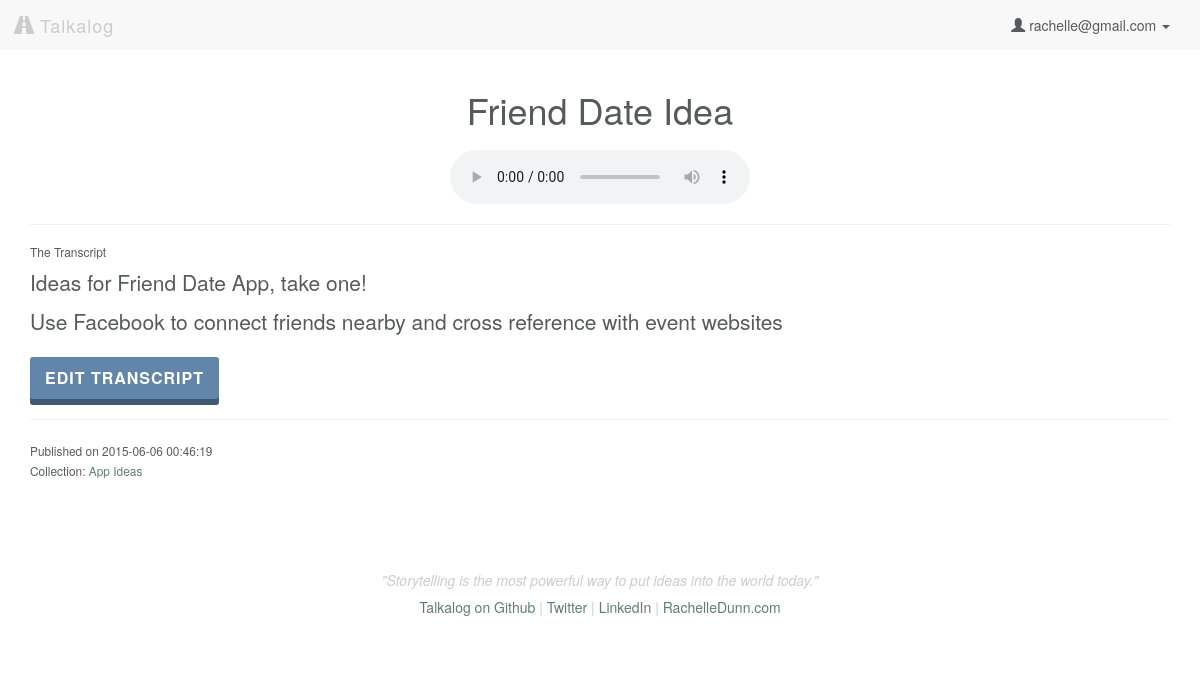
Page /listen/14 (signed in) on the earlier database version.
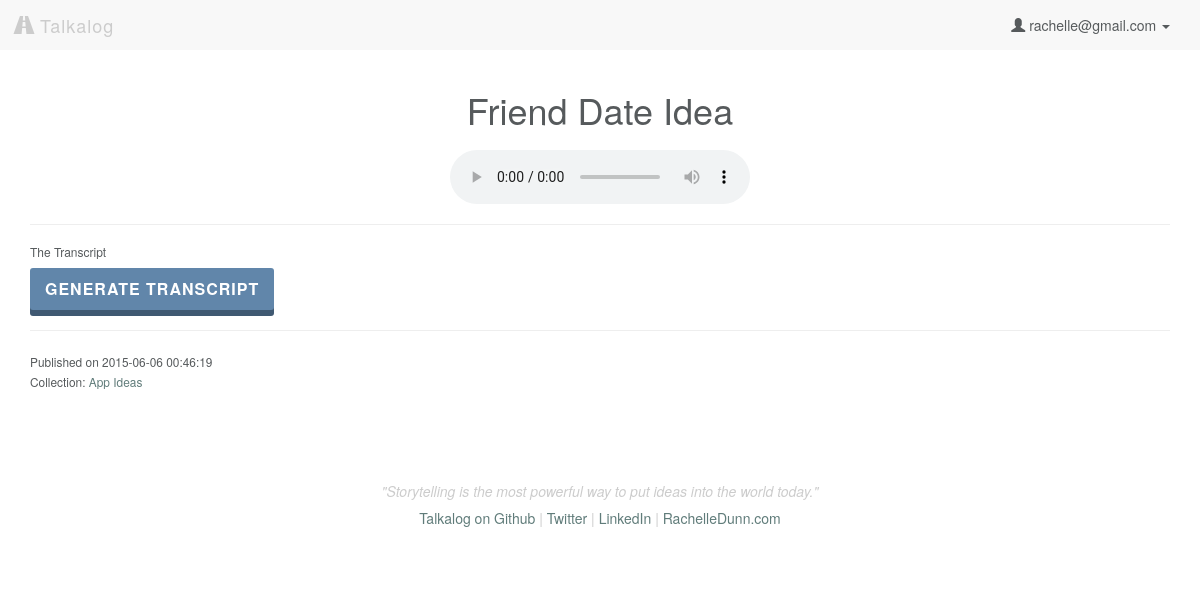
Same page on the later database version.
### model.py (models this page shows, shortened)
class User(db.Model):
    __tablename__ = "Users"
    id = db.Column(db.Integer, autoincrement=True, primary_key=True)
    email = db.Column(db.String(100), nullable=False)
    password = db.Column(db.String(50), nullable=False)
    first_name = db.Column(db.String(50), nullable=False)
    last_name = db.Column(db.String(50), nullable=False)
    tel = db.Column(db.String, nullable=False)

class Upload(db.Model):
    __tablename__ = "Uploads"
    id = db.Column(db.Integer, autoincrement=True, primary_key=True)
    user_id = db.Column(db.Integer, db.ForeignKey('Users.id'), nullable=False)
    title = db.Column(db.String, nullable=False, default=db.func.now())
    path = db.Column(db.String(50))
    mimetype = db.Column(db.String(50), default='wav') # wav, jpg, mp3
    datetime = db.Column(db.DateTime, default=db.func.now(), onupdate=db.func.now()) # set datetime to current timestamp
    transcript = db.Column(db.Text)
    user = db.relationship("User", backref=db.backref("uploads", order_by=id))

class CollectionsUploads(db.Model):
    __tablename__ = "CollectionsUploads"
    id = db.Column(db.Integer, autoincrement=True, primary_key=True)
    collection_id = db.Column(db.Integer, db.ForeignKey('Collections.id'), nullable=False)
    upload_id = db.Column(db.Integer, db.ForeignKey('Uploads.id'), nullable=False)
    collection = db.relationship("Collection", backref=db.backref("collectionsuploads", order_by=id))
    upload = db.relationship("Upload", backref=db.backref("collectionsuploads", order_by=id))
    def __repr__(self):
        return "<CollectionsUploads id: %s collection_id: %s upload_id: %s>" % (
        self.id, self.collection_id, self.upload_id)

class Collection(db.Model):
    __tablename__ = "Collections"
    id = db.Column(db.Integer, autoincrement=True, primary_key=True)
    user_id = db.Column(db.Integer, db.ForeignKey('Users.id'), nullable=False)
    title = db.Column(db.String, nullable=False, default='Untitled Collection')
    user = db.relationship("User", backref=db.backref("collections", order_by=id))
    def __repr__(self):
        return "<Collection id: %s user_id: %s title: %s>" % (
        self.id, self.user_id, self.title)

### server.py (the view)
@app.route('/listen/<int:id>')
def listen_audio(id):
	"""Show more information about the single user logged in."""
	if 'email' in session:
		user_email = session['email']
		user = User.query.filter_by(email=user_email).first()
		this_file = Upload.query.filter_by(id=id).first()
		cu = this_file.collectionsuploads
		print 'CollectionsUploads: ', cu
		collection = [cu.collection for cu in cu]
		print 'This is the parent collection: ', collection
		collect_users = []
		for c in collection:
			for i in c.collectionsusers:
				print 'what is i', i
				collect_users.append(i.user_id)
		if (this_file.user_id == user.id) or (user.id in collect_users):
			return render_template('listen.html', user=user, upload=this_file,
				upload_folder=UPLOAD_FOLDER)
		else:
			flash('You don\'t have access to view this page')
			return redirect('/')
	else:
		flash('You must be logged in to access this page.')
		return redirect('/')

### model.py (called while the page is built)
    def __repr__(self):
        return "<CollectionsUsers id: %s collection_id: %s user_id: %s>" % (
        self.id, self.collection_id, self.user_id)

### templates/listen.html (shortened to what this page needs)
{% extends 'base.html' %}
{% block content %}
    <h1 id="upload-title" upload-id="{{ upload.id }}" class="text-center">{{ upload.title }}</h1>
    <audio controls>
        <source src="{{ upload_folder }}/{{ upload.path }}" type="audio/wav">
    </audio>
    <hr>
    <h6>The Transcript</h6>
    <div class="transcript-body lead">
    {% if upload.transcript %}
        {{ upload.transcript|safe }}
        <button type="button" class="button edit-transcript" data-toggle="modal" data-target="#myModal">Edit Transcript</button>
    {% else %}
        <button id="load" class="button">Generate Transcript</button>
    {% endif %}
    </div>
    <hr>
    <p><small>Published on {{ upload.datetime }}<br>
    {% if upload.collectionsuploads %}
        Collection:
        {% for uc in upload.collectionsuploads %}
            <a href="/collection/{{ uc.collection.id }}">{{ uc.collection.title }}</a>
        {% endfor %}
    {% endif %}
    </small></p>
{% endblock %}

### templates/base.html (shortened to what this page needs)
<!DOCTYPE html>
<html lang="en">
    <head>
        <link rel="stylesheet" href="https://maxcdn.bootstrapcdn.com/bootstrap/3.3.4/css/bootstrap.min.css">
        <link rel="stylesheet" href="/static/css/style.css"/>
        <link rel="stylesheet" href="https://ajax.googleapis.com/ajax/libs/jqueryui/1.11.4/themes/smoothness/jquery-ui.css"/>
    </head>
    <body>
        <nav class="navbar navbar-default">
            <div class="container-fluid">
                <div class="navbar-header">
                    <a class="navbar-brand" href="/"><span class="glyphicon glyphicon-road" aria-hidden="true"></span> Talkalog</a>
                </div>
                <div class="collapse navbar-collapse" id="bs-example-navbar-collapse-1">
                    <ul class="nav navbar-nav navbar-right">
                    {% if 'email' in session %}
                        <li class="dropdown">
                        <a href="#" class="dropdown-toggle" data-toggle="dropdown" role="button" aria-expanded="false"><span class="glyphicon glyphicon-user" aria-hidden="true"></span> {{ session['email'] }} <span class="caret"></span></a>
                        </li>
                    {% else %}
                        <li><a href="/login">Login</a></li>
                        <li><a href="/signup">Sign Up</a></li>
                    {% endif %}
                    </ul>
                </div>
            </div>
        </nav>
        <div class="container">
            {% block content %}{% endblock %}
        </div>
        <div class="container">
            <footer class="footer">
                <p>"Storytelling is the most powerful way to put ideas into the world today."</p>
                <h5><a href="http://github.com/rachelledunn/talkalog" target="_blank">Talkalog on Github</a> | <a href="http://twitter.com/rchdnn" target="_blank">Twitter</a> | <a href="http://linkedin.com/in/rachelledunn" target="_blank">LinkedIn</a> | <a href="http://rachelledunn.com/" target="_blank">RachelleDunn.com</a></h5>
            </footer>
        </div>
    </body>
</html>

### static/css/style.css (style rules this page uses)
body { background-color: #ffffff; color: #565a5c; }
a { color: #607c7a; -webkit-transition: color 0.1s linear 0s; -moz-transition: color 0.1s linear 0s; -o-transition: color 0.1s linear 0s; transition: color 0.1s linear 0s; }
.h1, .h2, .h3, .h4, .h5, h1, h2, h3, h4, h5 { font-weight: 200; }
.button { background: #6186aa; color: #fff; box-shadow: 0 6px #405972; border: none; font-family: inherit; font-size: 16px; cursor: pointer; padding: 10px 15px; display: inline-block; text-transform: uppercase; letter-spacing: 1px; font-weight: 700; outline: none; position: relative; border-radius: 3px; -webkit-transition: none; -moz-transition: none; transition: none; }
.button:after { content: ''; position: absolute; z-index: -1; -webkit-transition: all 0.3s; -moz-transition: all 0.3s; transition: all 0.3s; }
.navbar-default { border-radius: 0; border: none; }
.navbar-default .navbar-brand { font-weight: 200; letter-spacing: 1px; }
.navbar-default a, .navbar-default .navbar-brand, .navbar-default .navbar-nav > li > a { color: #565a5c; }
.footer { padding-top: 40px; padding-bottom: 40px; margin-top: 40px; text-align: center; color: #cccccc; }
.footer p { font-style: italic; }
audio { display: block; margin: 20px auto; }

Differences in the rows shown:
changed Upload "Friend Date Idea": transcript "Ideas for Friend Date App, take one! Use Facebook to connect friends nearby and cross reference with event websites" → (not shown)
Other differences:
text no longer shown: "EDIT TRANSCRIPT"
text now shown: "GENERATE TRANSCRIPT"
